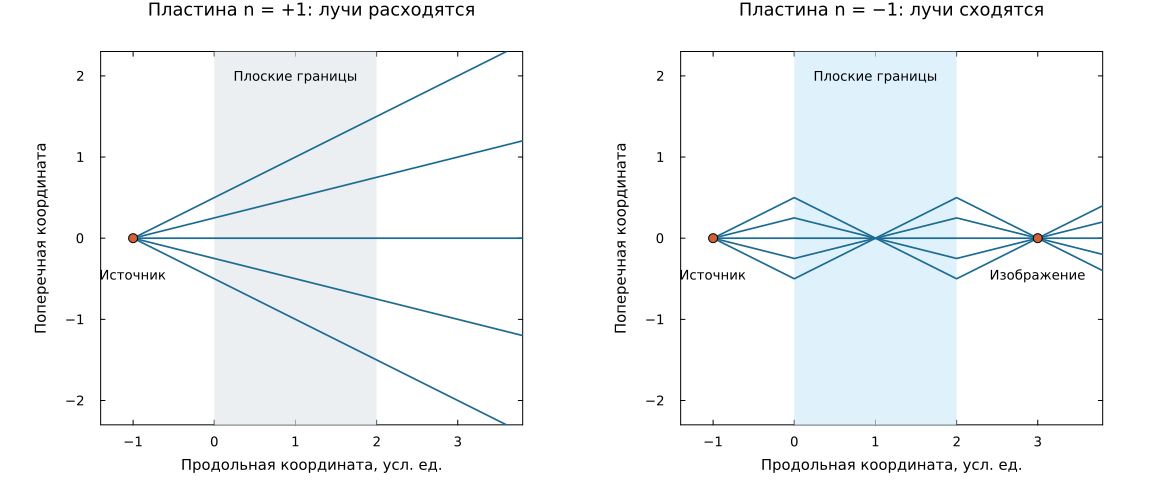

Generate this figure with Julia:
# Geometrical-ray illustration only. Homogeneous isotropic n = -1 slab,
# matched to n = +1 exterior. It does not calculate evanescent waves or STG.
ENV["GKSwstype"]="100"
using Plots
const OUT=@__DIR__

function main()
    a=1.;d=2.;ximage=2d-a
    panels=[]
    default(fontfamily="DejaVu Sans",guidefontsize=10,tickfontsize=9,titlefontsize=12)
    for negative in (false,true)
        p=plot(;title=negative ? "Пластина n = −1: лучи сходятся" : "Пластина n = +1: лучи расходятся",
            xlabel="Продольная координата, усл. ед.",ylabel="Поперечная координата",
            xlims=(-1.4,3.8),ylims=(-2.3,2.3),legend=false,aspect_ratio=:equal,
            grid=false,framestyle=:box)
        vspan!(p,[0,d];color=negative ? "#d2ebfa" : "#e5e9ed",alpha=.7)
        for slope in (-.5,-.25,0.,.25,.5)
            # Energy rays travel toward increasing x in both cases.
            y0=a*slope
            yd=y0+(negative ? -1 : 1)*d*slope
            x=[-a,0.,d,3.8];y=[0.,y0,yd,yd+(3.8-d)*slope]
            plot!(p,x,y;color="#1c6b93",linewidth=1.7)
            if negative
                @assert isapprox(y0-a*slope,0.;atol=1e-12)
                @assert isapprox(yd+(ximage-d)*slope,0.;atol=1e-12)
            end
        end
        scatter!(p,[-a],[0.];color="#cf6037",markersize=5)
        annotate!(p,-a,-.45,text("Источник",9))
        if negative
            scatter!(p,[ximage],[0.];color="#cf6037",markersize=5)
            annotate!(p,ximage,-.45,text("Изображение",9))
        end
        annotate!(p,1.,2.,text("Плоские границы",9))
        push!(panels,p)
    end
    fig=plot(panels...;layout=(1,2),size=(1160,490),margin=8Plots.mm)
    savefig(fig,joinpath(OUT,"negative_index_rays.png"))
    savefig(fig,joinpath(OUT,"negative_index_rays.svg"))
    println("Ray intersections verified; no wave-resolution claim.")
end
main()
